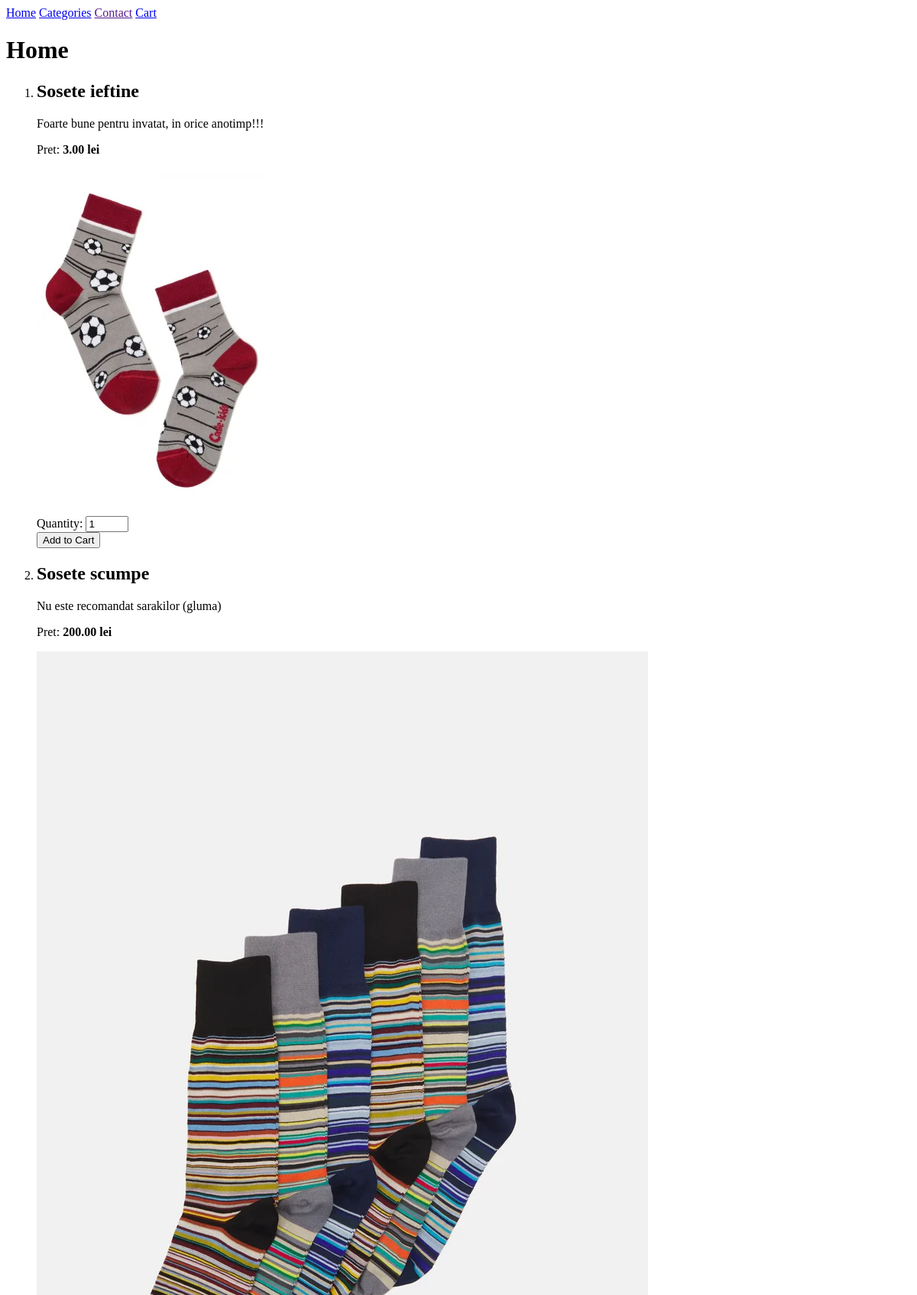
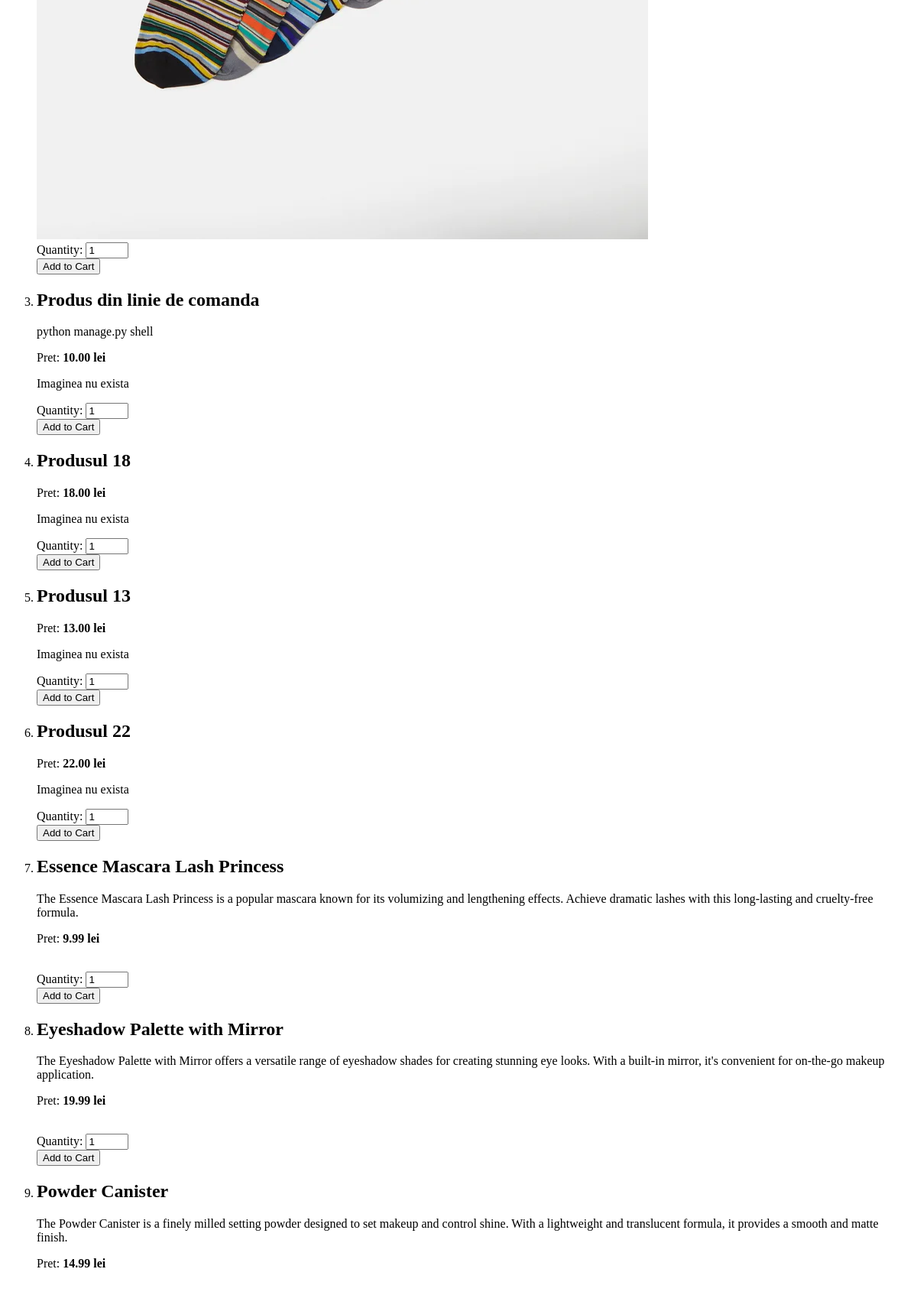
The page / (upper part) on the database its author committed (2 pictures, top to bottom).
### shop/models.py (models this page shows, shortened)
class Product(models.Model):
    name = models.CharField(max_length=255)
    slug = models.SlugField(blank=True)
    description = models.TextField()
    price = models.DecimalField(max_digits=10, decimal_places=2)
    image = models.ImageField(upload_to="product_images")
    created = models.DateTimeField(auto_now=True)
    updated = models.DateTimeField(auto_now_add=True)
    category = models.ForeignKey(Category, on_delete=models.SET_NULL, null=True)

### shop/views.py (the view)
# urls.py: path("", home_view, name="home_url"),
def home_view(request):
	products = Product.objects.all()
	form = AddToCartForm()
	context = {
		"products": products,
		"form" : form,
	}
	return render(request, 'all_products.html', context)

### shop/forms.py
class AddToCartForm(forms.Form):
    quantity = forms.IntegerField(min_value=1, max_value=12, initial=1)

### cart/cart_logic.py (called while the page is built)
	@property
	def products(self):
		product_slugs = self.produse_existente.keys()
		products_with_slugs = Product.objects.filter(slug__in=product_slugs)
		real_products = {  }
		for product in products_with_slugs:
			real_products[product] = self.produse_existente[product.slug]
		return real_products

### cart/processors.py (called while the page is built)
def add_cart_to_context(request):
    cart = CartLogic(request)
    added_context = {
        "cart" : cart
    }
    return added_context

### shop/templates/all_products.html (shortened to what this page needs)
{% extends "shop/base.html" %}
     {% block main %}
                        <h1>Home</h1>
                        <ol>
                        {% for prod in products  %}
                            <li>
                                <h2>{{prod.name}}</h2>
                                <p>{{prod.description}}</p>
                                <p>Pret: <b> {{prod.price}} lei </b></p>
                                {% if prod.image %}
                                    <img src="{{prod.image.url}}" alt="">
                                {% else %}
                                        <p>Imaginea nu exista</p>
                                {% endif %}
                                <form action="{% url 'add_to_cart_url' prod.slug %}" method="post">
                                    {{ form }}
                                    <input type="submit" value="Add to Cart">
                                </form>
                            </li>
                        {% endfor %}
                        </ol>
    {% endblock main %}

### shop/templates/shop/base.html (shortened to what this page needs)
<!DOCTYPE html>
<html lang="en">
<head>
</head>
<body>
    <header>
        <nav>
            <a href="{% url 'home_url'  %}">Home</a>
            <a href="{% url 'categories_url'  %}">Categories</a>
            <a href="">Contact</a>
            <a href="{% url 'cart_url'  %}" >
            Cart
            </a>
        </nav>
    </header>
    {% block main %}
    {% endblock main %}
</body>
</html>

### shop/templates/shop/base.html (style rules this page uses)
nav a { position: relative; }

### rows shown on the page
Product: name "Sosete ieftine", description "Foarte bune pentru invatat, in orice anotimp!!!", price "3.00", image (picture), quantity "1"
Product: name "Sosete scumpe", description "Nu este recomandat sarakilor (gluma)", price "200.00", image (picture), quantity "1"
Product: name "Produs din linie de comanda", description "python manage.py shell", price "10.00", image "Imaginea nu exista", quantity "1"
Product: name "Produsul 18", price "18.00", image "Imaginea nu exista", quantity "1"
Product: name "Produsul 13", price "13.00", image "Imaginea nu exista", quantity "1"
Product: name "Produsul 22", price "22.00", image "Imaginea nu exista", quantity "1"
Product: name "Essence Mascara Lash Princess", description "The Essence Mascara Lash Princess is a popular mascara known for its volumizing and lengthening effects. Achieve dramatic lashes with this long-lasting and cruelty-free formula.", price "9.99", quantity "1"
Product: name "Eyeshadow Palette with Mirror", description "The Eyeshadow Palette with Mirror offers a versatile range of eyeshadow shades for creating stunning eye looks. With a built-in mirror, it's convenient for on-the-go makeup application.", price "19.99", quantity "1"
Product: name "Powder Canister", description "The Powder Canister is a finely milled setting powder designed to set makeup and control shine. With a lightweight and translucent formula, it provides a smooth and matte finish.", price "14.99"
